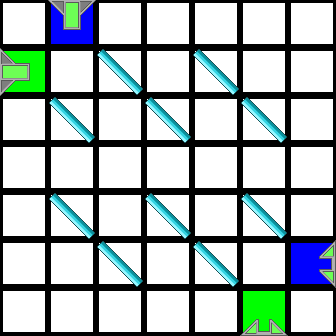

This is a level from a 2D game, rendered from its Tiled map with the project's own tilesets. A one-line summary and the complete map file follow:
An orthogonal 7x7 tile map with 48x48 px tiles, 2 tile layers (Colors, Tiles).

<map version="1.0" orientation="orthogonal" renderorder="right-down" width="7" height="7" tilewidth="48" tileheight="48" nextobjectid="1">
 <properties>
  <property name="AvailableTiles" value="2, 2, 2" />
 </properties>
 <tileset firstgid="1" source="tiles.tsx" />
 <layer name="Colors" width="7" height="7">
  <data encoding="csv">
47,43,47,47,47,47,47,
42,47,47,47,47,47,47,
47,47,47,47,47,47,47,
47,47,47,47,47,47,47,
47,47,47,47,47,47,47,
47,47,47,47,47,47,43,
47,47,47,47,47,42,47
</data>
 </layer>
 <layer name="Tiles" width="7" height="7">
  <data encoding="csv">
1,7,1,1,1,1,1,
6,1,3,1,3,1,1,
1,3,1,3,1,3,1,
1,1,1,1,1,1,1,
1,3,1,3,1,3,1,
1,1,3,1,3,1,12,
1,1,1,1,1,9,1
</data>
 </layer>
</map>
